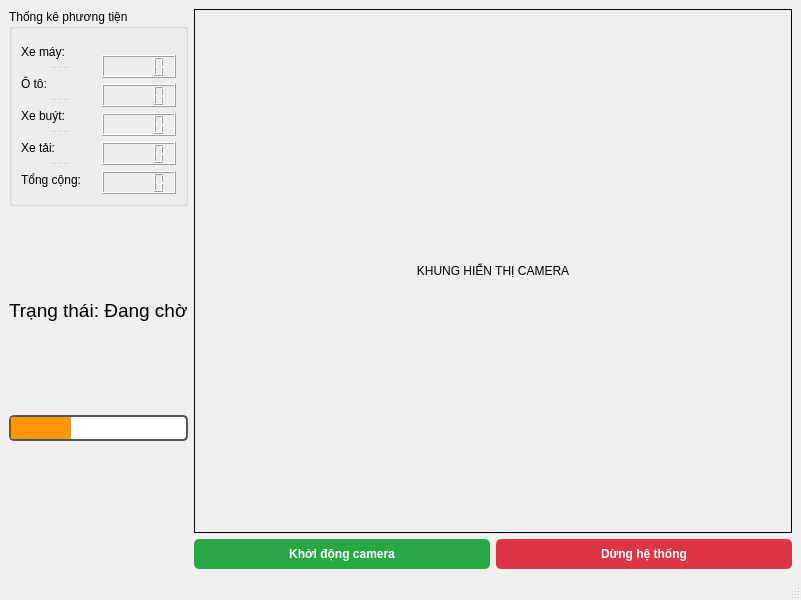
<?xml version="1.0" encoding="UTF-8"?>
<ui version="4.0">
 <class>MainWindow</class>
 <widget class="QMainWindow" name="MainWindow">
  <property name="geometry">
   <rect>
    <x>0</x>
    <y>0</y>
    <width>801</width>
    <height>600</height>
   </rect>
  </property>
  <property name="windowTitle">
   <string>MainWindow</string>
  </property>
  <widget class="QWidget" name="centralwidget">
   <layout class="QFormLayout" name="formLayout">
    <item row="0" column="0">
     <layout class="QVBoxLayout" name="verticalLayout">
      <item>
       <widget class="QGroupBox" name="groupBox">
        <property name="title">
         <string>Thống kê phương tiện</string>
        </property>
        <layout class="QGridLayout" name="gridLayout">
         <item row="4" column="1">
          <widget class="QLCDNumber" name="lcd_truck"/>
         </item>
         <item row="3" column="1">
          <widget class="QLCDNumber" name="lcd_bus"/>
         </item>
         <item row="0" column="0" rowspan="6">
          <widget class="QSplitter" name="splitter">
           <property name="orientation">
            <enum>Qt::Orientation::Vertical</enum>
           </property>
           <widget class="QLabel" name="lbl_motor">
            <property name="text">
             <string>Xe máy:</string>
            </property>
           </widget>
           <widget class="QLabel" name="lbl_car">
            <property name="text">
             <string>Ô tô:</string>
            </property>
           </widget>
           <widget class="QLabel" name="lbl_bus">
            <property name="text">
             <string>Xe buýt:</string>
            </property>
           </widget>
           <widget class="QLabel" name="lbl_truck">
            <property name="text">
             <string>Xe tải:</string>
            </property>
           </widget>
           <widget class="QLabel" name="lbl_total">
            <property name="text">
             <string>Tổng cộng:</string>
            </property>
           </widget>
          </widget>
         </item>
         <item row="2" column="1">
          <widget class="QLCDNumber" name="lcd_car"/>
         </item>
         <item row="5" column="1">
          <widget class="QLCDNumber" name="lcd_total"/>
         </item>
         <item row="1" column="1">
          <widget class="QLCDNumber" name="lcd_motor"/>
         </item>
        </layout>
       </widget>
      </item>
      <item>
       <widget class="QLabel" name="lbl_status">
        <property name="font">
         <font>
          <pointsize>14</pointsize>
         </font>
        </property>
        <property name="text">
         <string>Trạng thái: Đang chờ</string>
        </property>
       </widget>
      </item>
      <item>
       <widget class="QProgressBar" name="prog_wti">
        <property name="styleSheet">
         <string notr="true">QProgressBar {
    border: 2px solid #555;
    border-radius: 5px;
    text-align: center;        /* Ép chữ số % vào giữa thanh */
    color: white;              
    font-weight: bold;
}
QProgressBar::chunk {
    background-color: #ff9800; /* Phần chạy màu cam cảnh báo */
    width: 20px;
}</string>
        </property>
        <property name="value">
         <number>24</number>
        </property>
       </widget>
      </item>
     </layout>
    </item>
    <item row="0" column="1">
     <widget class="QLabel" name="lbl_camera">
      <property name="sizePolicy">
       <sizepolicy hsizetype="Expanding" vsizetype="Expanding">
        <horstretch>0</horstretch>
        <verstretch>0</verstretch>
       </sizepolicy>
      </property>
      <property name="frameShape">
       <enum>QFrame::Shape::Box</enum>
      </property>
      <property name="text">
       <string>KHUNG HIỂN THỊ CAMERA</string>
      </property>
      <property name="textFormat">
       <enum>Qt::TextFormat::AutoText</enum>
      </property>
      <property name="alignment">
       <set>Qt::AlignmentFlag::AlignCenter</set>
      </property>
      <property name="wordWrap">
       <bool>false</bool>
      </property>
     </widget>
    </item>
    <item row="1" column="1">
     <layout class="QHBoxLayout" name="horizontalLayout">
      <item>
       <widget class="QPushButton" name="btn_start">
        <property name="styleSheet">
         <string notr="true">QPushButton {
    background-color: #28a745; /* Màu xanh lá */
    color: white;              /* Chữ màu trắng */
    font-weight: bold;
    border-radius: 5px;        /* Bo góc */
    padding: 8px;
}
QPushButton:hover {
    background-color: #218838; /* Đổi màu xanh đậm hơn khi rê chuột */
}</string>
        </property>
        <property name="text">
         <string>Khởi động camera</string>
        </property>
       </widget>
      </item>
      <item>
       <widget class="QPushButton" name="btn_stop">
        <property name="styleSheet">
         <string notr="true">QPushButton {
    background-color: #dc3545; /* Màu đỏ */
    color: white;
    font-weight: bold;
    border-radius: 5px;
    padding: 8px;
}
QPushButton:hover {
    background-color: #c82333; /* Đổi màu đỏ đậm hơn khi rê chuột */
}</string>
        </property>
        <property name="text">
         <string>Dừng hệ thống</string>
        </property>
       </widget>
      </item>
     </layout>
    </item>
   </layout>
  </widget>
  <widget class="QMenuBar" name="menubar">
   <property name="geometry">
    <rect>
     <x>0</x>
     <y>0</y>
     <width>801</width>
     <height>33</height>
    </rect>
   </property>
  </widget>
  <widget class="QStatusBar" name="statusbar"/>
 </widget>
 <resources/>
 <connections/>
</ui>
